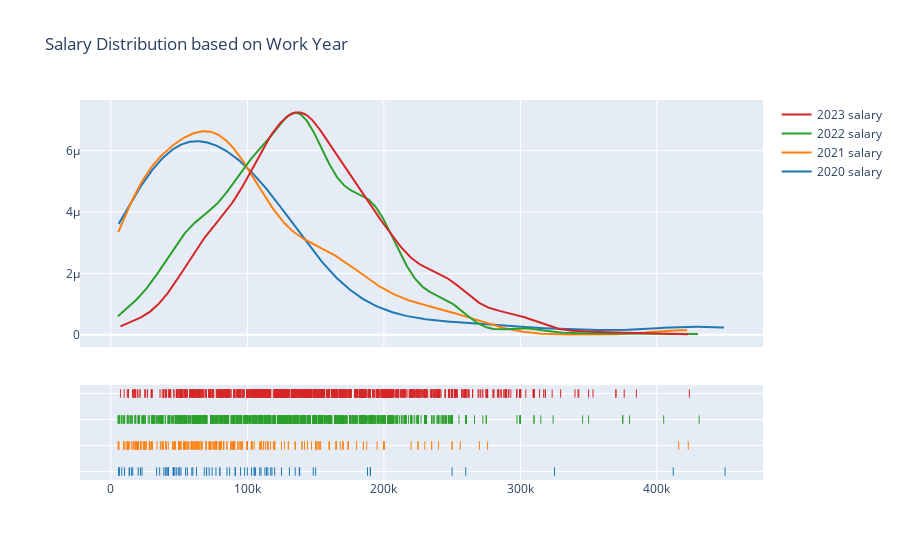

Notebook code cell kept with this figure:
### Markdown cell above
### Step 7

### Code cell
group_labels = ['2020 salary', '2021 salary', '2022 salary', '2023 salary']

year_salary = pd.DataFrame(columns = ['2020', '2021', '2022', '2023'])
year_salary['2020'] = work_2020.groupby('work_year').mean('salary_in_usd')['salary_in_usd'].values
year_salary['2021'] = work_2021.groupby('work_year').mean('salary_in_usd')['salary_in_usd'].values
year_salary['2022'] = work_2022.groupby('work_year').mean('salary_in_usd')['salary_in_usd'].values
year_salary['2023'] = work_2023.groupby('work_year').mean('salary_in_usd')['salary_in_usd'].values

fig1 = ff.create_distplot(hist_data, group_labels, show_hist = False)
fig2 = go.Figure(data=px.bar(x = year_salary.columns, 
                            y = year_salary.values.tolist()[0],
                            color = year_salary.columns,
                            title = 'Mean Salary by Work Year'))

fig1.update_layout(title = 'Salary Distribution based on Work Year')
fig2.update_layout(xaxis_title = "Work Year", yaxis_title = "Mean Salary (k)")
fig1.show()

### Figure 1 — Plotly figure (JSON) as saved in the notebook; plotly's stock layout.template omitted (floating-point values rounded to 4 significant figures; data arrays with more than 128 entries replaced by an {"elided": "..."} marker saying what was removed)
{"data": [{"legendgroup": "2020 salary", "marker": {"color": "rgb(31, 119, 180)"}, "mode": "lines", "name": "2020 salary", "showlegend": true, "type": "scatter", "x": {"elided": "500 float values"}, "xaxis": "x", "y": {"elided": "500 float values"}, "yaxis": "y"}, {"legendgroup": "2021 salary", "marker": {"color": "rgb(255, 127, 14)"}, "mode": "lines", "name": "2021 salary", "showlegend": true, "type": "scatter", "x": {"elided": "500 float values"}, "xaxis": "x", "y": {"elided": "500 float values"}, "yaxis": "y"}, {"legendgroup": "2022 salary", "marker": {"color": "rgb(44, 160, 44)"}, "mode": "lines", "name": "2022 salary", "showlegend": true, "type": "scatter", "x": {"elided": "500 float values"}, "xaxis": "x", "y": {"elided": "500 float values"}, "yaxis": "y"}, {"legendgroup": "2023 salary", "marker": {"color": "rgb(214, 39, 40)"}, "mode": "lines", "name": "2023 salary", "showlegend": true, "type": "scatter", "x": {"elided": "500 float values"}, "xaxis": "x", "y": {"elided": "500 float values"}, "yaxis": "y"}, {"legendgroup": "2020 salary", "marker": {"color": "rgb(31, 119, 180)", "symbol": "line-ns-open"}, "mode": "markers", "name": "2020 salary", "showlegend": false, "type": "scatter", "x": [15000, 95000, 13493, 13493, 22809, 49268, 117104, 54742, 20000, 59303, 70000, 68428, 450000, 46759, 74130, 103000, 250000, 10000, 138000, 45760, 79833, 50180, 106000, 112872, 15966, 76958, 188000, 105000, 70139, 6072, 33511, 91000, 42000, 115000, 260000, 109024, 79833, 150000, 72000, 190000, 35735, 135000, 125000, 51321, 40481, 39916, 87000, 85000, 8000, 41689, 114047, 5707, 56000, 6072, 47899, 98000, 325000, 45896, 42197, 62726, 21669, 110000, 120000, 60000, 148261, 38776, 91237, 62726, 190200, 118000, 138350, 130800, 45618, 412000, 105000, 100000], "xaxis": "x", "y": ["2020 salary", "2020 salary", "2020 salary", "2020 salary", "2020 salary", "2020 salary", "2020 salary", "2020 salary", "2020 salary", "2020 salary", "2020 salary", "2020 salary", "2020 salary", "2020 salary", "2020 salary", "2020 salary", "2020 salary", "2020 salary", "2020 salary", "2020 salary", "2020 salary", "2020 salary", "2020 salary", "2020 salary", "2020 salary", "2020 salary", "2020 salary", "2020 salary", "2020 salary", "2020 salary", "2020 salary", "2020 salary", "2020 salary", "2020 salary", "2020 salary", "2020 salary", "2020 salary", "2020 salary", "2020 salary", "2020 salary", "2020 salary", "2020 salary", "2020 salary", "2020 salary", "2020 salary", "2020 salary", "2020 salary", "2020 salary", "2020 salary", "2020 salary", "2020 salary", "2020 salary", "2020 salary", "2020 salary", "2020 salary", "2020 salary", "2020 salary", "2020 salary", "2020 salary", "2020 salary", "2020 salary", "2020 salary", "2020 salary", "2020 salary", "2020 salary", "2020 salary", "2020 salary", "2020 salary", "2020 salary", "2020 salary", "2020 salary", "2020 salary", "2020 salary", "2020 salary", "2020 salary", "2020 salary"], "yaxis": "y2"}, {"legendgroup": "2021 salary", "marker": {"color": "rgb(255, 127, 14)", "symbol": "line-ns-open"}, "mode": "markers", "name": "2021 salary", "showlegend": false, "type": "scatter", "x": {"elided": "230 int values"}, "xaxis": "x", "y": {"elided": "230 str values"}, "yaxis": "y2"}, {"legendgroup": "2022 salary", "marker": {"color": "rgb(44, 160, 44)", "symbol": "line-ns-open"}, "mode": "markers", "name": "2022 salary", "showlegend": false, "type": "scatter", "x": {"elided": "1664 int values"}, "xaxis": "x", "y": {"elided": "1664 str values"}, "yaxis": "y2"}, {"legendgroup": "2023 salary", "marker": {"color": "rgb(214, 39, 40)", "symbol": "line-ns-open"}, "mode": "markers", "name": "2023 salary", "showlegend": false, "type": "scatter", "x": {"elided": "1785 int values"}, "xaxis": "x", "y": {"elided": "1785 str values"}, "yaxis": "y2"}], "layout": {"barmode": "overlay", "hovermode": "closest", "legend": {"traceorder": "reversed"}, "title": {"text": "Salary Distribution based on Work Year"}, "xaxis": {"anchor": "y2", "domain": [0, 1], "zeroline": false}, "yaxis": {"anchor": "free", "domain": [0.35, 1], "position": 0}, "yaxis2": {"anchor": "x", "domain": [0, 0.25], "dtick": 1, "showticklabels": false}}}
